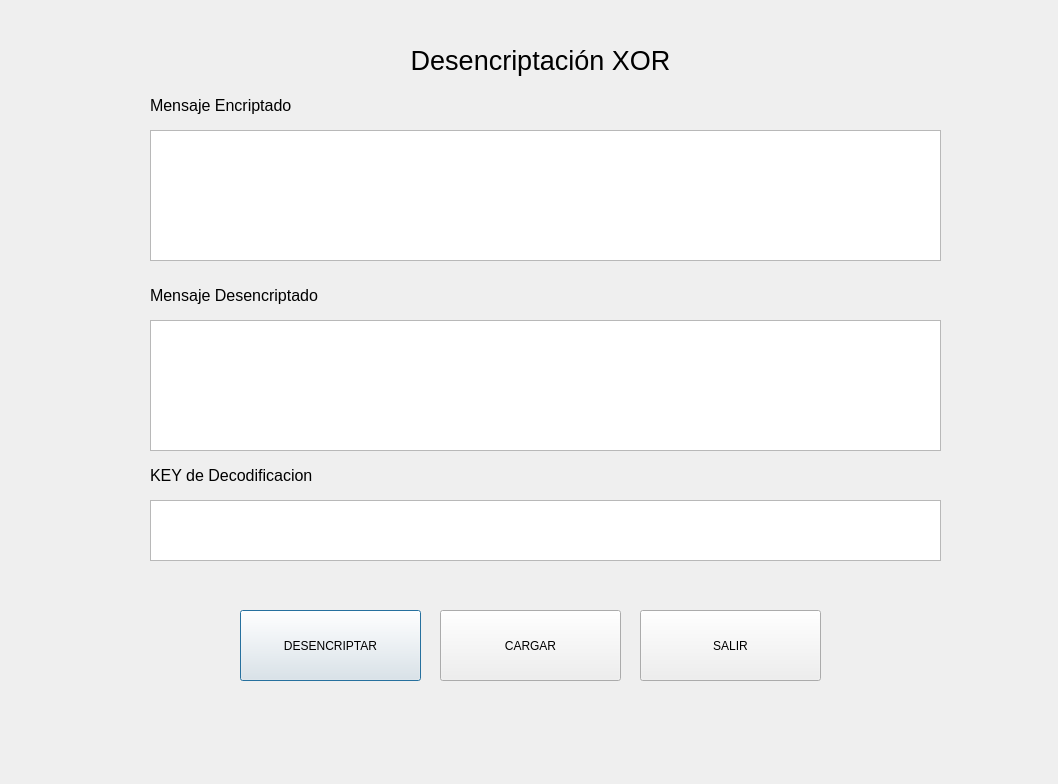
<?xml version="1.0" encoding="UTF-8"?>
<ui version="4.0">
 <class>frmdecodexor</class>
 <widget class="QDialog" name="frmdecodexor">
  <property name="geometry">
   <rect>
    <x>0</x>
    <y>0</y>
    <width>1058</width>
    <height>784</height>
   </rect>
  </property>
  <property name="windowTitle">
   <string>Dialog</string>
  </property>
  <widget class="QPlainTextEdit" name="plainTextEdit_2">
   <property name="geometry">
    <rect>
     <x>150</x>
     <y>320</y>
     <width>791</width>
     <height>131</height>
    </rect>
   </property>
  </widget>
  <widget class="QLabel" name="label_2">
   <property name="geometry">
    <rect>
     <x>150</x>
     <y>90</y>
     <width>211</width>
     <height>31</height>
    </rect>
   </property>
   <property name="font">
    <font>
     <pointsize>12</pointsize>
    </font>
   </property>
   <property name="text">
    <string>Mensaje Encriptado</string>
   </property>
  </widget>
  <widget class="QPushButton" name="pushButton_3">
   <property name="geometry">
    <rect>
     <x>240</x>
     <y>610</y>
     <width>181</width>
     <height>71</height>
    </rect>
   </property>
   <property name="text">
    <string>DESENCRIPTAR</string>
   </property>
  </widget>
  <widget class="QLabel" name="label_3">
   <property name="geometry">
    <rect>
     <x>150</x>
     <y>280</y>
     <width>211</width>
     <height>31</height>
    </rect>
   </property>
   <property name="font">
    <font>
     <pointsize>12</pointsize>
    </font>
   </property>
   <property name="text">
    <string>Mensaje Desencriptado</string>
   </property>
  </widget>
  <widget class="QPlainTextEdit" name="plainTextEdit">
   <property name="geometry">
    <rect>
     <x>150</x>
     <y>130</y>
     <width>791</width>
     <height>131</height>
    </rect>
   </property>
  </widget>
  <widget class="QPushButton" name="pushButton_4">
   <property name="geometry">
    <rect>
     <x>640</x>
     <y>610</y>
     <width>181</width>
     <height>71</height>
    </rect>
   </property>
   <property name="text">
    <string>SALIR</string>
   </property>
  </widget>
  <widget class="QLabel" name="label_4">
   <property name="geometry">
    <rect>
     <x>150</x>
     <y>460</y>
     <width>211</width>
     <height>31</height>
    </rect>
   </property>
   <property name="font">
    <font>
     <pointsize>12</pointsize>
    </font>
   </property>
   <property name="text">
    <string>KEY de Decodificacion</string>
   </property>
  </widget>
  <widget class="QPushButton" name="pushButton_5">
   <property name="geometry">
    <rect>
     <x>440</x>
     <y>610</y>
     <width>181</width>
     <height>71</height>
    </rect>
   </property>
   <property name="text">
    <string>CARGAR</string>
   </property>
  </widget>
  <widget class="QPlainTextEdit" name="plainTextEdit_3">
   <property name="geometry">
    <rect>
     <x>150</x>
     <y>500</y>
     <width>791</width>
     <height>61</height>
    </rect>
   </property>
  </widget>
  <widget class="QLabel" name="label">
   <property name="geometry">
    <rect>
     <x>250</x>
     <y>40</y>
     <width>581</width>
     <height>41</height>
    </rect>
   </property>
   <property name="font">
    <font>
     <pointsize>20</pointsize>
    </font>
   </property>
   <property name="text">
    <string>Desencriptación XOR</string>
   </property>
   <property name="alignment">
    <set>Qt::AlignmentFlag::AlignCenter</set>
   </property>
  </widget>
 </widget>
 <resources/>
 <connections/>
</ui>
